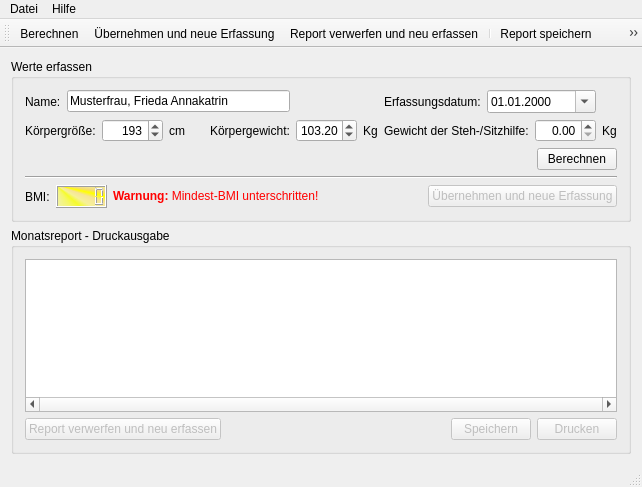
<?xml version="1.0" encoding="UTF-8"?>
<ui version="4.0">
 <class>MainWindow</class>
 <widget class="QMainWindow" name="MainWindow">
  <property name="geometry">
   <rect>
    <x>0</x>
    <y>0</y>
    <width>602</width>
    <height>487</height>
   </rect>
  </property>
  <property name="windowTitle">
   <string>Erfassung Kundengewichte und BMI</string>
  </property>
  <property name="windowIcon">
   <iconset resource="bmi.qrc">
    <normaloff>:/Icons/img/personenwaage.png</normaloff>:/Icons/img/personenwaage.png</iconset>
  </property>
  <property name="documentMode">
   <bool>true</bool>
  </property>
  <property name="unifiedTitleAndToolBarOnMac">
   <bool>true</bool>
  </property>
  <widget class="QWidget" name="centralWidget">
   <layout class="QGridLayout" name="gridLayout_8">
    <item row="0" column="0">
     <widget class="QGroupBox" name="groupBox">
      <property name="title">
       <string>Werte erfassen</string>
      </property>
      <layout class="QGridLayout" name="gridLayout_7">
       <item row="0" column="0" colspan="2">
        <layout class="QGridLayout" name="gridLayout">
         <item row="0" column="0">
          <widget class="QLabel" name="label">
           <property name="text">
            <string>Name:</string>
           </property>
          </widget>
         </item>
         <item row="0" column="1" colspan="5">
          <widget class="QLineEdit" name="lineEdit_Name">
           <property name="minimumSize">
            <size>
             <width>200</width>
             <height>0</height>
            </size>
           </property>
           <property name="toolTip">
            <string>&lt;html&gt;&lt;head/&gt;&lt;body&gt;&lt;p&gt;Hier den Namen des Kunden eintragen&lt;/p&gt;&lt;/body&gt;&lt;/html&gt;</string>
           </property>
           <property name="text">
            <string>Musterfrau, Frieda Annakatrin</string>
           </property>
          </widget>
         </item>
         <item row="0" column="6">
          <spacer name="horizontalSpacer_5">
           <property name="orientation">
            <enum>Qt::Horizontal</enum>
           </property>
           <property name="sizeType">
            <enum>QSizePolicy::Expanding</enum>
           </property>
           <property name="sizeHint" stdset="0">
            <size>
             <width>13</width>
             <height>17</height>
            </size>
           </property>
          </spacer>
         </item>
         <item row="0" column="9">
          <widget class="QLabel" name="label_9">
           <property name="text">
            <string>Erfassungsdatum:</string>
           </property>
          </widget>
         </item>
         <item row="1" column="0" colspan="2">
          <widget class="QLabel" name="label_2">
           <property name="text">
            <string>Körpergröße:</string>
           </property>
          </widget>
         </item>
         <item row="1" column="2">
          <widget class="QSpinBox" name="spinBox_Size">
           <property name="minimumSize">
            <size>
             <width>61</width>
             <height>0</height>
            </size>
           </property>
           <property name="maximumSize">
            <size>
             <width>61</width>
             <height>16777215</height>
            </size>
           </property>
           <property name="toolTip">
            <string>&lt;html&gt;&lt;head/&gt;&lt;body&gt;&lt;p&gt;Hier die Körpergröße des Kunden eintragen&lt;/p&gt;&lt;/body&gt;&lt;/html&gt;</string>
           </property>
           <property name="alignment">
            <set>Qt::AlignRight|Qt::AlignTrailing|Qt::AlignVCenter</set>
           </property>
           <property name="maximum">
            <number>250</number>
           </property>
           <property name="value">
            <number>193</number>
           </property>
          </widget>
         </item>
         <item row="1" column="3">
          <widget class="QLabel" name="label_3">
           <property name="text">
            <string>cm</string>
           </property>
          </widget>
         </item>
         <item row="1" column="4">
          <spacer name="horizontalSpacer">
           <property name="orientation">
            <enum>Qt::Horizontal</enum>
           </property>
           <property name="sizeType">
            <enum>QSizePolicy::Fixed</enum>
           </property>
           <property name="sizeHint" stdset="0">
            <size>
             <width>13</width>
             <height>20</height>
            </size>
           </property>
          </spacer>
         </item>
         <item row="1" column="5">
          <widget class="QLabel" name="label_4">
           <property name="text">
            <string>Körpergewicht:</string>
           </property>
          </widget>
         </item>
         <item row="1" column="6">
          <widget class="QDoubleSpinBox" name="doubleSpinBox_Weight">
           <property name="minimumSize">
            <size>
             <width>61</width>
             <height>0</height>
            </size>
           </property>
           <property name="toolTip">
            <string>&lt;html&gt;&lt;head/&gt;&lt;body&gt;&lt;p&gt;Hier das aktuelle Gewicht des Kunden eintragen&lt;/p&gt;&lt;/body&gt;&lt;/html&gt;</string>
           </property>
           <property name="alignment">
            <set>Qt::AlignRight|Qt::AlignTrailing|Qt::AlignVCenter</set>
           </property>
           <property name="maximum">
            <double>260.990000000000009</double>
           </property>
           <property name="value">
            <double>103.200000000000003</double>
           </property>
          </widget>
         </item>
         <item row="1" column="7">
          <widget class="QLabel" name="label_5">
           <property name="text">
            <string>Kg</string>
           </property>
          </widget>
         </item>
         <item row="1" column="8">
          <spacer name="horizontalSpacer_4">
           <property name="orientation">
            <enum>Qt::Horizontal</enum>
           </property>
           <property name="sizeType">
            <enum>QSizePolicy::Expanding</enum>
           </property>
           <property name="sizeHint" stdset="0">
            <size>
             <width>13</width>
             <height>17</height>
            </size>
           </property>
          </spacer>
         </item>
         <item row="1" column="9" colspan="2">
          <widget class="QLabel" name="label_6">
           <property name="text">
            <string>Gewicht der Steh-/Sitzhilfe:</string>
           </property>
          </widget>
         </item>
         <item row="1" column="11">
          <widget class="QDoubleSpinBox" name="doubleSpinBox_RolliWeight">
           <property name="minimumSize">
            <size>
             <width>61</width>
             <height>0</height>
            </size>
           </property>
           <property name="maximumSize">
            <size>
             <width>61</width>
             <height>16777215</height>
            </size>
           </property>
           <property name="toolTip">
            <string>&lt;html&gt;&lt;head/&gt;&lt;body&gt;&lt;p&gt;Hier das aktuelle Gewicht der Steh- oder Sitzhilfe eintragen&lt;/p&gt;&lt;p&gt;&lt;span style=&quot; font-weight:600;&quot;&gt;Hinweis:&lt;/span&gt; Therapiestuhl immer mit Fußstützen wiegen!&lt;/p&gt;&lt;/body&gt;&lt;/html&gt;</string>
           </property>
           <property name="alignment">
            <set>Qt::AlignRight|Qt::AlignTrailing|Qt::AlignVCenter</set>
           </property>
           <property name="maximum">
            <double>199.990000000000009</double>
           </property>
          </widget>
         </item>
         <item row="1" column="12">
          <widget class="QLabel" name="label_7">
           <property name="text">
            <string>Kg</string>
           </property>
          </widget>
         </item>
         <item row="0" column="10" colspan="2">
          <widget class="QDateTimeEdit" name="dateEdit">
           <property name="readOnly">
            <bool>false</bool>
           </property>
           <property name="displayFormat">
            <string>dd.MM.yyyy</string>
           </property>
           <property name="calendarPopup">
            <bool>true</bool>
           </property>
           <property name="timeSpec">
            <enum>Qt::TimeZone</enum>
           </property>
          </widget>
         </item>
        </layout>
       </item>
       <item row="1" column="0">
        <spacer name="horizontalSpacer_2">
         <property name="orientation">
          <enum>Qt::Horizontal</enum>
         </property>
         <property name="sizeType">
          <enum>QSizePolicy::Expanding</enum>
         </property>
         <property name="sizeHint" stdset="0">
          <size>
           <width>480</width>
           <height>17</height>
          </size>
         </property>
        </spacer>
       </item>
       <item row="1" column="1">
        <widget class="QPushButton" name="btn_Berechnen">
         <property name="toolTip">
          <string>&lt;html&gt;&lt;head/&gt;&lt;body&gt;&lt;p&gt;Berechnung starten. Ein Kunde kann erst nach erfolgter Berechnung&lt;/p&gt;&lt;p&gt;über die Schaltfläche &amp;quot;Übernehmen...&amp;quot; zum Report hinzugefügt werden.&lt;/p&gt;&lt;/body&gt;&lt;/html&gt;</string>
         </property>
         <property name="text">
          <string>Berechnen</string>
         </property>
         <property name="icon">
          <iconset resource="bmi.qrc">
           <normaloff>:/Icons/img/kcalc.png</normaloff>:/Icons/img/kcalc.png</iconset>
         </property>
        </widget>
       </item>
       <item row="2" column="0" colspan="2">
        <widget class="Line" name="line">
         <property name="orientation">
          <enum>Qt::Horizontal</enum>
         </property>
        </widget>
       </item>
       <item row="3" column="0" colspan="2">
        <layout class="QGridLayout" name="gridLayout_2">
         <item row="0" column="0">
          <layout class="QGridLayout" name="gridLayout_3">
           <item row="0" column="0">
            <widget class="QLabel" name="label_8">
             <property name="text">
              <string>BMI:</string>
             </property>
            </widget>
           </item>
           <item row="0" column="1">
            <widget class="QLCDNumber" name="lcdNumber">
             <property name="minimumSize">
              <size>
               <width>51</width>
               <height>0</height>
              </size>
             </property>
             <property name="maximumSize">
              <size>
               <width>51</width>
               <height>23</height>
              </size>
             </property>
             <property name="toolTip">
              <string>&lt;html&gt;&lt;head/&gt;&lt;body&gt;&lt;p&gt;Anzeige des errechneten BMI&lt;/p&gt;&lt;/body&gt;&lt;/html&gt;</string>
             </property>
             <property name="styleSheet">
              <string notr="true">background-color: qconicalgradient(cx:0, cy:0, angle:135, stop:0 rgba(255, 255, 0, 69), stop:0.375 rgba(255, 255, 0, 69), stop:0.423533 rgba(251, 255, 0, 145), stop:0.45 rgba(247, 255, 0, 208), stop:0.477581 rgba(255, 244, 71, 130), stop:0.518717 rgba(255, 218, 71, 130), stop:0.55 rgba(255, 255, 0, 255), stop:0.57754 rgba(255, 203, 0, 130), stop:0.625 rgba(255, 255, 0, 69), stop:1 rgba(255, 255, 0, 69));
color: rgb(0, 0, 0);</string>
             </property>
            </widget>
           </item>
          </layout>
         </item>
         <item row="0" column="1">
          <widget class="QLabel" name="label_warnung">
           <property name="palette">
            <palette>
             <active>
              <colorrole role="Text">
               <brush brushstyle="SolidPattern">
                <color alpha="255">
                 <red>255</red>
                 <green>0</green>
                 <blue>0</blue>
                </color>
               </brush>
              </colorrole>
             </active>
             <inactive>
              <colorrole role="Text">
               <brush brushstyle="SolidPattern">
                <color alpha="255">
                 <red>255</red>
                 <green>0</green>
                 <blue>0</blue>
                </color>
               </brush>
              </colorrole>
             </inactive>
             <disabled>
              <colorrole role="Text">
               <brush brushstyle="SolidPattern">
                <color alpha="255">
                 <red>120</red>
                 <green>120</green>
                 <blue>120</blue>
                </color>
               </brush>
              </colorrole>
             </disabled>
            </palette>
           </property>
           <property name="text">
            <string>&lt;html&gt;&lt;head/&gt;&lt;body&gt;&lt;p&gt;&lt;span style=&quot; font-weight:600; color:#ff0000;&quot;&gt;Warnung:&lt;/span&gt;&lt;span style=&quot; color:#ff0000;&quot;&gt; Mindest-BMI unterschritten!&lt;/span&gt;&lt;/p&gt;&lt;/body&gt;&lt;/html&gt;</string>
           </property>
          </widget>
         </item>
         <item row="0" column="2">
          <spacer name="horizontalSpacer_6">
           <property name="orientation">
            <enum>Qt::Horizontal</enum>
           </property>
           <property name="sizeType">
            <enum>QSizePolicy::Expanding</enum>
           </property>
           <property name="sizeHint" stdset="0">
            <size>
             <width>10</width>
             <height>17</height>
            </size>
           </property>
          </spacer>
         </item>
         <item row="0" column="3">
          <layout class="QGridLayout" name="gridLayout_4">
           <item row="0" column="0">
            <widget class="QPushButton" name="btn_Neu">
             <property name="enabled">
              <bool>false</bool>
             </property>
             <property name="toolTip">
              <string>&lt;html&gt;&lt;head/&gt;&lt;body&gt;&lt;p&gt;Aktuelle Berechnung in den Report übernehmen und neue Eingabe vorbereiten&lt;/p&gt;&lt;/body&gt;&lt;/html&gt;</string>
             </property>
             <property name="text">
              <string>Übernehmen und neue Erfassung</string>
             </property>
             <property name="icon">
              <iconset resource="bmi.qrc">
               <normaloff>:/Icons/img/user-group-new.png</normaloff>:/Icons/img/user-group-new.png</iconset>
             </property>
            </widget>
           </item>
          </layout>
         </item>
        </layout>
       </item>
      </layout>
     </widget>
    </item>
    <item row="1" column="0">
     <widget class="QGroupBox" name="groupBox_2">
      <property name="title">
       <string>Monatsreport - Druckausgabe</string>
      </property>
      <layout class="QGridLayout" name="gridLayout_6">
       <item row="0" column="0" colspan="3">
        <widget class="QTextEdit" name="textEdit_Report">
         <property name="horizontalScrollBarPolicy">
          <enum>Qt::ScrollBarAlwaysOn</enum>
         </property>
         <property name="documentTitle">
          <string>Report</string>
         </property>
         <property name="lineWrapMode">
          <enum>QTextEdit::NoWrap</enum>
         </property>
         <property name="html">
          <string>&lt;!DOCTYPE HTML PUBLIC &quot;-//W3C//DTD HTML 4.0//EN&quot; &quot;http://www.w3.org/TR/REC-html40/strict.dtd&quot;&gt;
&lt;html&gt;&lt;head&gt;&lt;meta name=&quot;qrichtext&quot; content=&quot;1&quot; /&gt;&lt;title&gt;Report&lt;/title&gt;&lt;style type=&quot;text/css&quot;&gt;
p, li { white-space: pre-wrap; }
&lt;/style&gt;&lt;/head&gt;&lt;body style=&quot; font-family:'MS Shell Dlg 2'; font-size:8.25pt; font-weight:400; font-style:normal;&quot;&gt;
&lt;p style=&quot;-qt-paragraph-type:empty; margin-top:0px; margin-bottom:0px; margin-left:0px; margin-right:0px; -qt-block-indent:0; text-indent:0px;&quot;&gt;&lt;br /&gt;&lt;/p&gt;&lt;/body&gt;&lt;/html&gt;</string>
         </property>
        </widget>
       </item>
       <item row="1" column="0">
        <widget class="QPushButton" name="btn_Report_verwerfen">
         <property name="enabled">
          <bool>false</bool>
         </property>
         <property name="toolTip">
          <string>&lt;html&gt;&lt;head/&gt;&lt;body&gt;&lt;p&gt;Einen bereits erstellten Report verwerfen.&lt;/p&gt;&lt;p&gt;&lt;span style=&quot; font-weight:600;&quot;&gt;Hinweis:&lt;/span&gt; Alle nicht gespeicherten Daten gehen verloren!&lt;/p&gt;&lt;/body&gt;&lt;/html&gt;</string>
         </property>
         <property name="text">
          <string>Report verwerfen und neu erfassen</string>
         </property>
         <property name="icon">
          <iconset resource="bmi.qrc">
           <normaloff>:/Icons/img/recycle.png</normaloff>:/Icons/img/recycle.png</iconset>
         </property>
        </widget>
       </item>
       <item row="1" column="1">
        <spacer name="horizontalSpacer_3">
         <property name="orientation">
          <enum>Qt::Horizontal</enum>
         </property>
         <property name="sizeHint" stdset="0">
          <size>
           <width>397</width>
           <height>20</height>
          </size>
         </property>
        </spacer>
       </item>
       <item row="1" column="2">
        <layout class="QGridLayout" name="gridLayout_5">
         <item row="0" column="0">
          <widget class="QPushButton" name="btn_Save">
           <property name="enabled">
            <bool>false</bool>
           </property>
           <property name="toolTip">
            <string>&lt;html&gt;&lt;head/&gt;&lt;body&gt;&lt;p&gt;Report speichern&lt;/p&gt;&lt;/body&gt;&lt;/html&gt;</string>
           </property>
           <property name="text">
            <string>Speichern</string>
           </property>
           <property name="icon">
            <iconset resource="bmi.qrc">
             <normaloff>:/Icons/img/Save.png</normaloff>:/Icons/img/Save.png</iconset>
           </property>
          </widget>
         </item>
         <item row="0" column="1">
          <widget class="QPushButton" name="btn_Print">
           <property name="enabled">
            <bool>false</bool>
           </property>
           <property name="toolTip">
            <string>&lt;html&gt;&lt;head/&gt;&lt;body&gt;&lt;p&gt;Report ausdrucken&lt;/p&gt;&lt;/body&gt;&lt;/html&gt;</string>
           </property>
           <property name="text">
            <string>Drucken</string>
           </property>
           <property name="icon">
            <iconset resource="bmi.qrc">
             <normaloff>:/Icons/img/print_printer.png</normaloff>:/Icons/img/print_printer.png</iconset>
           </property>
          </widget>
         </item>
        </layout>
       </item>
      </layout>
     </widget>
    </item>
   </layout>
  </widget>
  <widget class="QMenuBar" name="menuBar">
   <property name="geometry">
    <rect>
     <x>0</x>
     <y>0</y>
     <width>602</width>
     <height>21</height>
    </rect>
   </property>
   <widget class="QMenu" name="menuDatei">
    <property name="title">
     <string>Datei</string>
    </property>
    <addaction name="actionNeu"/>
    <addaction name="actionBerechnen"/>
    <addaction name="actionReport_verwerfen_und_neu_erfassen"/>
    <addaction name="separator"/>
    <addaction name="actionDrucken"/>
    <addaction name="separator"/>
    <addaction name="actionReport_importieren"/>
    <addaction name="actionSpeichern"/>
    <addaction name="actionReport_speichern_unter"/>
    <addaction name="separator"/>
    <addaction name="actionEnde"/>
   </widget>
   <widget class="QMenu" name="menuHilfe">
    <property name="title">
     <string>Hilfe</string>
    </property>
    <addaction name="actionProgramminformation"/>
    <addaction name="actionInfo_zu_Qt"/>
   </widget>
   <addaction name="menuDatei"/>
   <addaction name="menuHilfe"/>
  </widget>
  <widget class="QToolBar" name="mainToolBar">
   <attribute name="toolBarArea">
    <enum>TopToolBarArea</enum>
   </attribute>
   <attribute name="toolBarBreak">
    <bool>false</bool>
   </attribute>
   <addaction name="actionBerechnen"/>
   <addaction name="actionNeu"/>
   <addaction name="actionReport_verwerfen_und_neu_erfassen"/>
   <addaction name="separator"/>
   <addaction name="actionSpeichern"/>
   <addaction name="actionReport_speichern_unter"/>
   <addaction name="actionReport_importieren"/>
   <addaction name="separator"/>
   <addaction name="actionDrucken"/>
   <addaction name="separator"/>
   <addaction name="actionProgramminformation"/>
   <addaction name="actionInfo_zu_Qt"/>
   <addaction name="separator"/>
   <addaction name="actionEnde"/>
  </widget>
  <widget class="QStatusBar" name="statusBar"/>
  <action name="actionNeu">
   <property name="icon">
    <iconset resource="bmi.qrc">
     <normaloff>:/Icons/img/user-group-new.png</normaloff>:/Icons/img/user-group-new.png</iconset>
   </property>
   <property name="text">
    <string>Übernehmen und neue Erfassung</string>
   </property>
   <property name="shortcut">
    <string>Ctrl+N</string>
   </property>
  </action>
  <action name="actionBerechnen">
   <property name="icon">
    <iconset resource="bmi.qrc">
     <normaloff>:/Icons/img/kcalc.png</normaloff>:/Icons/img/kcalc.png</iconset>
   </property>
   <property name="text">
    <string>Berechnen</string>
   </property>
   <property name="shortcut">
    <string>Ctrl+B</string>
   </property>
  </action>
  <action name="actionEnde">
   <property name="icon">
    <iconset theme="Waage.png" resource="bmi.qrc">
     <normaloff>:/Icons/img/exit (1).png</normaloff>:/Icons/img/exit (1).png</iconset>
   </property>
   <property name="text">
    <string>Ende</string>
   </property>
   <property name="shortcut">
    <string>Ctrl+Q</string>
   </property>
  </action>
  <action name="actionProgramminformation">
   <property name="icon">
    <iconset resource="bmi.qrc">
     <normaloff>:/Icons/img/Info.png</normaloff>:/Icons/img/Info.png</iconset>
   </property>
   <property name="text">
    <string>Programminformation</string>
   </property>
  </action>
  <action name="actionInfo_zu_Qt">
   <property name="icon">
    <iconset resource="bmi.qrc">
     <normaloff>:/Icons/img/ktip.png</normaloff>:/Icons/img/ktip.png</iconset>
   </property>
   <property name="text">
    <string>Info zu Qt</string>
   </property>
  </action>
  <action name="actionSpeichern">
   <property name="icon">
    <iconset resource="bmi.qrc">
     <normaloff>:/Icons/img/Save.png</normaloff>:/Icons/img/Save.png</iconset>
   </property>
   <property name="text">
    <string>Report speichern</string>
   </property>
   <property name="shortcut">
    <string>Ctrl+S</string>
   </property>
  </action>
  <action name="actionDrucken">
   <property name="enabled">
    <bool>true</bool>
   </property>
   <property name="icon">
    <iconset resource="bmi.qrc">
     <normaloff>:/Icons/img/print_printer.png</normaloff>:/Icons/img/print_printer.png</iconset>
   </property>
   <property name="text">
    <string>Report drucken...</string>
   </property>
   <property name="shortcut">
    <string>Ctrl+P</string>
   </property>
  </action>
  <action name="actionReport_speichern_unter">
   <property name="icon">
    <iconset resource="bmi.qrc">
     <normaloff>:/Icons/img/SaveAs.png</normaloff>:/Icons/img/SaveAs.png</iconset>
   </property>
   <property name="text">
    <string>Report speichern unter...</string>
   </property>
   <property name="shortcut">
    <string>Ctrl+Shift+S</string>
   </property>
  </action>
  <action name="actionReport_importieren">
   <property name="icon">
    <iconset resource="bmi.qrc">
     <normaloff>:/Icons/img/OpenFile.png</normaloff>:/Icons/img/OpenFile.png</iconset>
   </property>
   <property name="text">
    <string>Report  importieren</string>
   </property>
   <property name="shortcut">
    <string>Ctrl+O</string>
   </property>
  </action>
  <action name="actionReport_verwerfen_und_neu_erfassen">
   <property name="icon">
    <iconset resource="bmi.qrc">
     <normaloff>:/Icons/img/recycle.png</normaloff>:/Icons/img/recycle.png</iconset>
   </property>
   <property name="text">
    <string>Report verwerfen und neu erfassen</string>
   </property>
  </action>
 </widget>
 <layoutdefault spacing="6" margin="11"/>
 <resources>
  <include location="bmi.qrc"/>
 </resources>
 <connections>
  <connection>
   <sender>actionEnde</sender>
   <signal>triggered()</signal>
   <receiver>MainWindow</receiver>
   <slot>close()</slot>
   <hints>
    <hint type="sourcelabel">
     <x>-1</x>
     <y>-1</y>
    </hint>
    <hint type="destinationlabel">
     <x>300</x>
     <y>243</y>
    </hint>
   </hints>
  </connection>
  <connection>
   <sender>actionBerechnen</sender>
   <signal>triggered()</signal>
   <receiver>btn_Berechnen</receiver>
   <slot>click()</slot>
   <hints>
    <hint type="sourcelabel">
     <x>-1</x>
     <y>-1</y>
    </hint>
    <hint type="destinationlabel">
     <x>543</x>
     <y>152</y>
    </hint>
   </hints>
  </connection>
  <connection>
   <sender>actionNeu</sender>
   <signal>triggered()</signal>
   <receiver>btn_Neu</receiver>
   <slot>click()</slot>
   <hints>
    <hint type="sourcelabel">
     <x>-1</x>
     <y>-1</y>
    </hint>
    <hint type="destinationlabel">
     <x>486</x>
     <y>193</y>
    </hint>
   </hints>
  </connection>
  <connection>
   <sender>actionReport_verwerfen_und_neu_erfassen</sender>
   <signal>triggered()</signal>
   <receiver>btn_Report_verwerfen</receiver>
   <slot>click()</slot>
   <hints>
    <hint type="sourcelabel">
     <x>-1</x>
     <y>-1</y>
    </hint>
    <hint type="destinationlabel">
     <x>119</x>
     <y>434</y>
    </hint>
   </hints>
  </connection>
  <connection>
   <sender>btn_Save</sender>
   <signal>clicked()</signal>
   <receiver>actionSpeichern</receiver>
   <slot>trigger()</slot>
   <hints>
    <hint type="sourcelabel">
     <x>463</x>
     <y>434</y>
    </hint>
    <hint type="destinationlabel">
     <x>463</x>
     <y>434</y>
    </hint>
   </hints>
  </connection>
  <connection>
   <sender>actionDrucken</sender>
   <signal>triggered()</signal>
   <receiver>btn_Print</receiver>
   <slot>click()</slot>
   <hints>
    <hint type="sourcelabel">
     <x>-1</x>
     <y>-1</y>
    </hint>
    <hint type="destinationlabel">
     <x>544</x>
     <y>434</y>
    </hint>
   </hints>
  </connection>
 </connections>
</ui>
